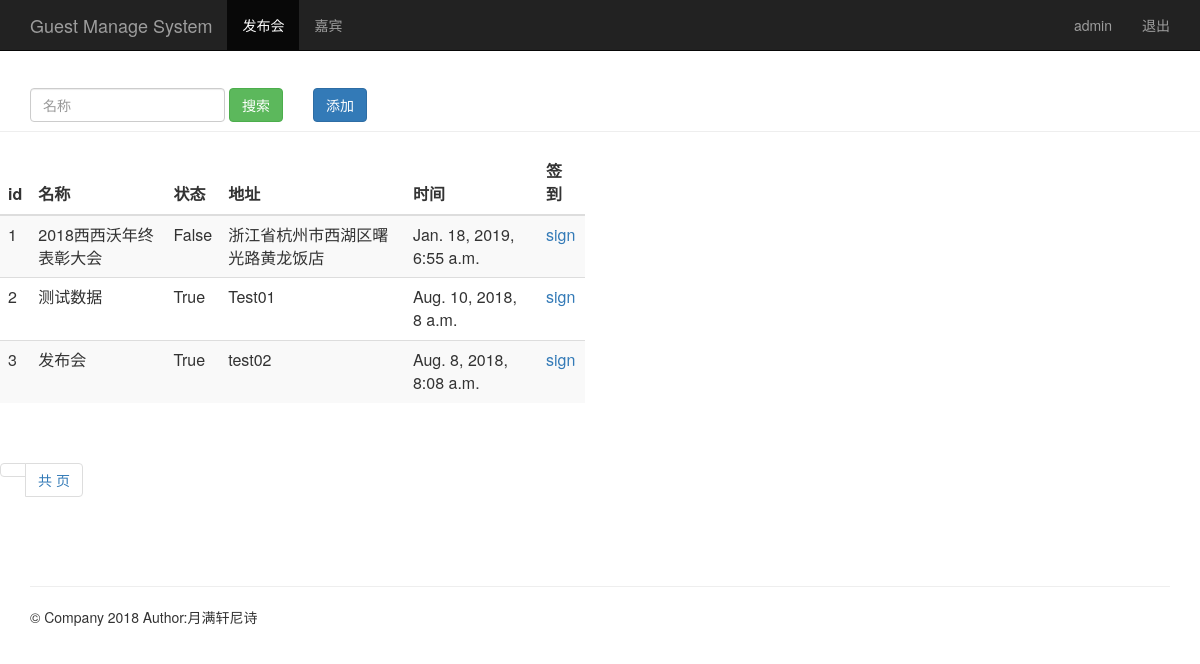
Page /search_name/ (signed in) on the committed database.
### sign/models.py (models this page shows, shortened)
class Event(models.Model):
    name = models.CharField(max_length=100)  # 发布会标题
    limit = models.IntegerField()  # 限制人数
    status = models.BooleanField()  # 状态
    address = models.CharField(max_length=200)  # 地址
    start_time = models.DateTimeField('events time')  # 发布会时间
    create_time = models.DateTimeField(auto_now=True)  # 创建时间（自动获取当前时间）

### sign/views.py (the view)
# urls.py: path('search_name/', views.search_name),  # 添加search_name/配置路径
def search_name(request):
    username = request.session.get('user', '')
    search_name = request.GET.get("name", "")
    events = Event.objects.filter(name__contains=search_name)
    if len(events) == 0:
        return render(request, "event_manage.html", {"user": username,
                                                     "hint": "根据输入的 `发布会名称` 查询结果为空！"})
    return render(request, "event_manage.html", {"user": username, "events": events})

### sign/templates/event_manage.html (shortened to what this page needs)
{% extends 'base.html' %}
{% block content %}
    <nav class="navbar navbar-inverse navbar-fixed-top">
        <div class="container">
            <div class="navbar-header">
                <a class="navbar-brand" href="/event_manage/">Guest Manage System</a>
            </div>
            <div id="navbar" class="collapse navbar-collapse">
                <ul class="nav navbar-nav">
                    <li class="active"><a href="#">发布会</a></li>
                    <li><a href="/guest_manage/">嘉宾</a></li>
                </ul>
                <ul class="nav navbar-nav navbar-right">
                    <li><a href="#">{{ user }}</a></li>
                    <li><a href="/logout/">退出</a></li>
                </ul>
            </div>
        </div>
    </nav>
    <div class="page-header" style="margin-top: 80px;">
        <div id="navbar" class="navbar-collapse collapse" style="float:left;">
            <form class="navbar-form" method="get" action="/search_name/">
                <div class="form-group">
                    <input name="name" type="text" placeholder="名称" class="form-control">
                </div>
                <button type="submit" class="btn btn-success">搜索</button>
            </form>
        </div>
        <div
        "float:right;">
        <button type="submit" class="btn btn-primary" onclick="window.location.href='/add_event/'"
                style="margin-top: 8px;">添加
        </button>
    </div>
    </div>
    <div class="row">
        <div class="col-md-6">
            <table class="table table-striped">
                <thead>
                <tr>
                    <th>id</th>
                    <th>名称</th>
                    <th>状态</th>
                    <th>地址</th>
                    <th>时间</th>
                    <th>签到</th>
                </tr>
                </thead>
                <tbody>
                {% for event in events %}
                    <tr>
                        <td>{{ event.id }}</td>
                        <td>{{ event.name }}</td>
                        <td>{{ event.status }}</td>
                        <td>{{ event.address }}</td>
                        <td>{{ event.start_time }}</td>
                        <td>
                            <a href="/sign_index/{{ event.id }}/" target="{{ event.id }}_blank">
                                sign</a>
                        </td>
                    </tr>
                {% endfor %}
                </tbody>
            </table>
        </div>
    </div>
    <div class="pagination">
            <span class="step-links">
              <ul class="pagination">
                  <li><a href="#">{{ events.number }}</a></li>
                  <li><a href="#">共 {{ events.paginator.num_pages }} 页</a></li>
              </ul>
            </span>
    </div>
{% endblock %}

### rows in the picture
Event: id "1", name "2018西西沃年终表彰大会", status "False", address "浙江省杭州市西湖区曙光路黄龙饭店", start_time "Jan. 18, 2019, 6:55 a.m."
Event: id "2", name "测试数据", status "True", address "Test01", start_time "Aug. 10, 2018, 8 a.m."
Event: id "3", name "发布会", status "True", address "test02", start_time "Aug. 8, 2018, 8:08 a.m."

### other values in the picture
{{ user }} "admin"
